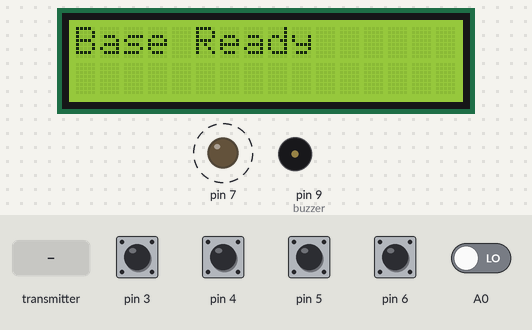
The sketch below on a simulated Arduino Uno, built with avr-gcc and run on an emulated ATmega328P. On the bench: 16×2 character LCD, output pins drawn as LEDs (lit = HIGH), buzzer (waves = sounding). Dashed ring = blinking. The test bench sets the inputs (shaded band); at power-on: pin 3–6 HIGH, A0 LOW. No radio packets arrive unless stated; what the sketch prints to the serial monitor is not drawn.

Above: at 1.2 s.
1.3 s: the transmitter starts sending temperature = 0
At 2.52 s:
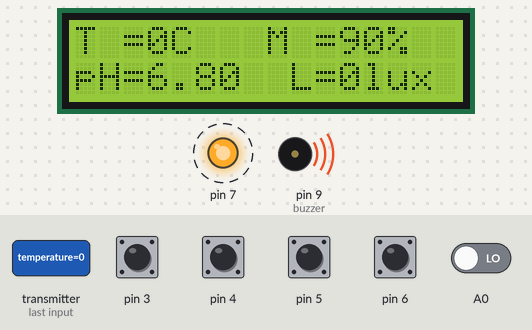
3.8 s: the transmitter starts sending light = 64
At 4.93 s:
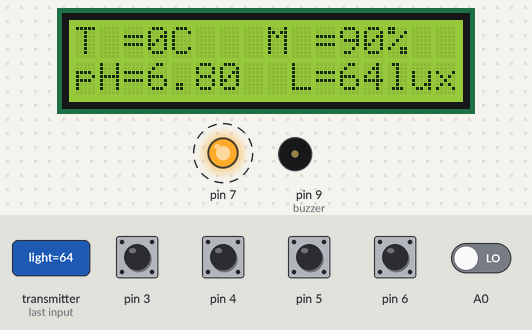
5.8 s: the transmitter starts sending temperature = 64
At 6.28 s:
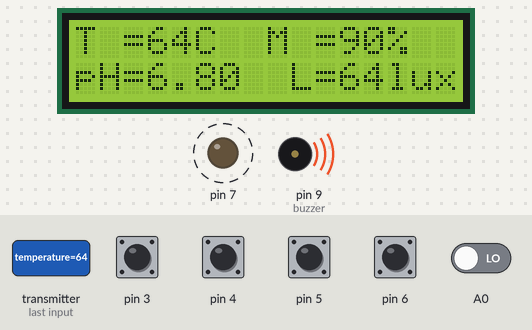
7.4 s: the transmitter starts sending light = 0
At 8.69 s:
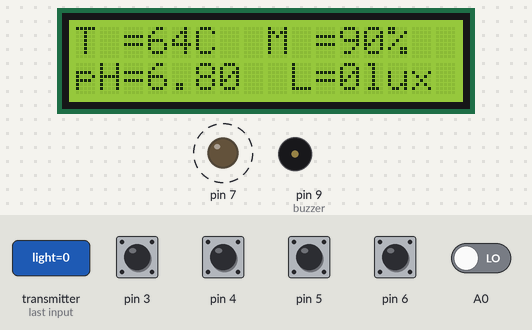
Timing chart, 0 to 10.0 s (numbered marks = the images above; inputs shaded):
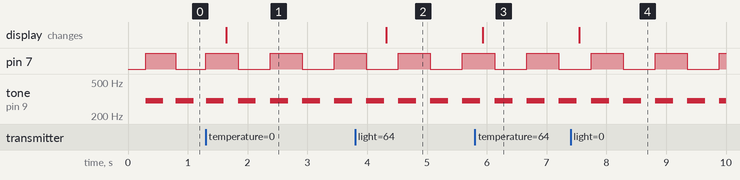

The sketch:

Basestation_End.ino
```cpp
#include <Wire.h>
#include <SPI.h>
#include <Wire.h>
#include <RF24.h>
#include <nRF24L01.h>
#include <ArduinoJson.h>
#include <LiquidCrystal_I2C.h>

LiquidCrystal_I2C lcd(0x3F, 16, 2);
RF24 radio(8, 10);
int pump;
int temp,moist,light,battery,refresh;
float ph;
int buzzer=9;
const byte address[6] = "00001";

struct Data_Package {
  byte temperature;
  byte moisture;
  byte pH;
  byte light;
  byte battery;
};
Data_Package data;
void setup() {
  pinMode(3,INPUT_PULLUP);
  pinMode(4,INPUT_PULLUP);
  pinMode(5,INPUT_PULLUP);
  pinMode(6,INPUT_PULLUP);
  pinMode(7,OUTPUT);
  pinMode(buzzer,OUTPUT);
  Serial.begin(9600);
  radio.begin();
  radio.openReadingPipe(0, address);
  radio.setAutoAck(false);
  radio.setDataRate(RF24_250KBPS);
  radio.setPALevel(RF24_PA_LOW);
  radio.startListening();
  lcd.begin();
  lcd.backlight();
  lcd.home();
  lcd.print("Base Ready");
}
void loop() {

  int b1= digitalRead(3);
  int b2= digitalRead(4);
  int b3= digitalRead(5);
  int b4= digitalRead(6);
  int b5= digitalRead(A0);
  if (radio.available()) {
    radio.read(&data, sizeof(Data_Package));
    refresh=1;
  }

  StaticJsonBuffer<1000> jsonBuffer;
    JsonObject& root = jsonBuffer.createObject();
    temp = data.temperature;
    moist= 90;//data.moisture;
    ph = 6.8;//data.pH;
    light= data.light;
    battery= data.battery;
    root["data1"] = temp ;
    root["data2"] = moist ;
    root["data3"] = ph ;
    root["data4"] = light ;
    root["data5"] = battery ;
    root["data6"] = pump ;
    root.printTo(Serial);
  if(refresh){
  lcd.clear();
  lcd.setCursor(0,0);
  lcd.print("T =");
  lcd.print(temp);
  lcd.print("C");

  lcd.setCursor(8,0);
  lcd.print("M =");
  lcd.print(moist);
  lcd.print("%");

  lcd.setCursor(0,1);
  lcd.print("pH=");
  lcd.print(ph);

  lcd.setCursor(8,1);
  lcd.print(" L=");
  lcd.print(light);
  lcd.print("lux");
  refresh=0;
  }
 if(b4==0||b5==0){
  delay(200);
  digitalWrite(7,!digitalRead(7));
  pump=digitalRead(7);
  tone(buzzer,300);
  delay(300);
  noTone(buzzer);
  }


}
```

Measured:
- after the input at 1.3 s, the display: changes after 0.34 s (image 1)
- after the input at 3.8 s, the display: changes after 0.52 s (image 2)
- after the input at 5.8 s, the display: changes after 0.13 s (image 3)
- after the input at 7.4 s, the display: changes after 0.14 s (image 4)
- by itself, pin 7: alternates HIGH for 0.54 s and LOW for 0.54 s
- by itself, tone on pin 9 (buzzer): alternates 300 Hz for 0.30 s and silent for 0.24 s
